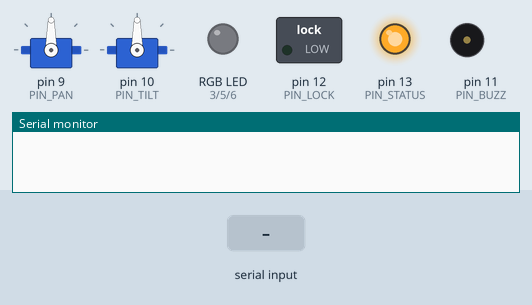
This sketch was run on a simulated Arduino Uno, built with avr-gcc and run on an emulated ATmega328P. Parts: 2 × servo, switched loads named in the sketch (green lamp = pin HIGH), an RGB LED mixed from three pins (HIGH = lit), output pins drawn as LEDs (lit = HIGH), buzzer (waves = sounding), the last lines printed to the serial monitor. The inputs (shaded band) are chosen by the test bench.

Above: at 0.01 s.
At 1.4 s:
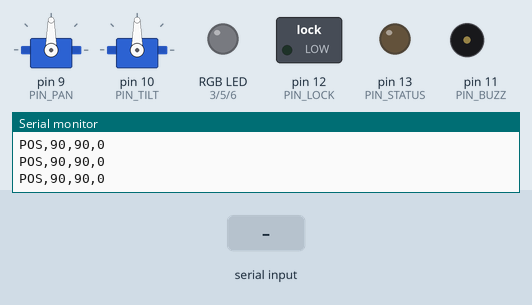
1.5 s: "BUZZ,150\n" received over Serial
At 1.55 s:
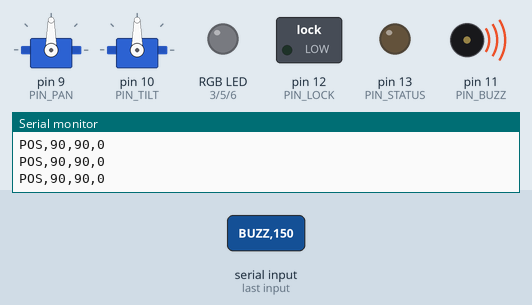
3.2 s: "PING,1\n" received over Serial
4.7 s: "T,1\n" received over Serial
Timing chart, 0 to 7.7 s (numbered marks = the images above; inputs shaded):
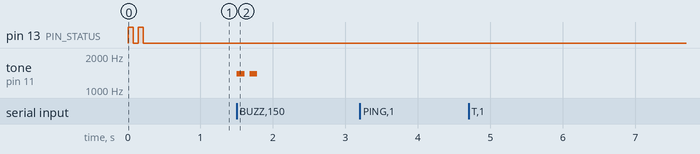

Measured:
- after the input at 1.5 s, tone on pin 11 (PIN_BUZZ): alternates 1397 Hz for 0.11 s and silent for 0.07 s, 4 changes in all, then stays silent, starting at once

The sketch:

aim_bot_warna.ino
```cpp
/*
  ============================================================
  AimBot Warna - Firmware Arduino Uno/Nano (AVR)
  Robot Pembidik Sasaran: PC (Python/OpenCV) mendeteksi WARNA,
  Arduino menjalankan PID pan-tilt + umpan balik LED & audio.
  Protokol v1 | Serial 115200 8N1 | tiap perintah diakhiri '\n'
  Hanya memakai library Servo bawaan; tanpa library tambahan.
  ============================================================

  WIRING (ringkas)
  ------------------------------------------------------------
  D9   -> servo PAN    (tengah 90, rentang 20..160)
  D10  -> servo TILT   (tengah 90, rentang 30..150)
  D3   -> LED RGB merah  (PWM)  \
  D5   -> LED RGB hijau  (PWM)   > katoda bersama (common CATHODE)
  D6   -> LED RGB biru   (PWM)  /
  D11  -> buzzer pasif   (tone)
  D12  -> LED LOCK       (HIGH saat warna terkunci)
  D13  -> LED status onboard
  5V/GND -> servo & modul (pakai catu terpisah bila perlu)
  ------------------------------------------------------------
  Catatan: tone() memakai Timer2 yang sama dengan PWM D3/D11;
           kanal merah dapat berkedip sesaat saat buzzer berbunyi.

  CONTOH PERINTAH (Serial Monitor: 115200, kirim dengan newline)
  ------------------------------------------------------------
  PING                      -> balasan PONG
  T,12,-5,2,88              -> err_x, err_y, color_id, conf
  CENTER                    -> reset PID, servo ke 90, LED mati
  BUZZ,3                    -> mainkan melodi warna 3 sekali
  RGB,255,0,0               -> set LED manual (0..255)
  GAIN,0.18,0.005,0.03      -> ubah Kp,Ki,Kd saat jalan
  ------------------------------------------------------------
  BALASAN: EVT,COLOR,<id>,<nama> | POS,<pan>,<tilt>,<id> | LOG,<pesan>
*/

#include <Servo.h>
#include <string.h>   // strtok, strcmp
#include <stdlib.h>   // atof, atoi

// ---- Pin ----
#define PIN_PAN     9
#define PIN_TILT    10
#define PIN_R       3
#define PIN_G       5
#define PIN_B       6
#define PIN_BUZZ    11
#define PIN_LOCK    12
#define PIN_STATUS  13

// ---- Batas sudut servo (derajat) ----
#define PAN_CENTER  90
#define PAN_MIN     20
#define PAN_MAX     160
#define TILT_CENTER 90
#define TILT_MIN    30
#define TILT_MAX    150

// ---- Waktu (ms) ----
#define PID_DT      20      // interval PID tetap
#define TELE_DT     200     // interval telemetri
#define TIMEOUT_T   1500    // failsafe bila tak ada perintah T

// ---- PID: default stabil, mudah diubah di sini ----
#define KP_DEFAULT  0.18f
#define KI_DEFAULT  0.005f
#define KD_DEFAULT  0.03f
#define I_LIMIT     2000.0f // clamp integral (anti-windup)
#define SLEW_MAX    3.0f    // perubahan sudut maks per siklus (derajat)
#define SLEW_RETURN 1.0f    // langkah kembali ke tengah saat timeout
#define ARAH_PAN    1       // ganti ke -1 bila arah servo terbalik
#define ARAH_TILT   1

// ---- Histeresis warna ----
#define CONF_MIN    45      // conf minimum agar warna dianggap valid
#define KONFIRMASI  3       // jumlah perintah T identik sebelum berubah
#define COLOR_COUNT 13   // id 0 = tidak ada, 1..12 = tabel warna lengkap

// ---- Serial & melodi ----
#define BUF_MAX     64
#define MAX_STEPS   12

// ============================================================
// Tabel warna: id, nama, nada dasar (Hz), LED R,G,B, jumlah beep.
// HARUS sama dengan config/colors.json (single source of truth).
// ID 10-12 (putih/hitam/abu) = grup netral, aktif di mode FULL WARNA web.
// ============================================================
struct Warna {
  byte id;
  const char* nama;
  unsigned int nada;
  byte r, g, b;
  byte beeps;
};

const Warna warna[COLOR_COUNT] = {
  {0,  "Tidak ada",    0,   0,   0,   0, 0},
  {1,  "Merah",      440, 255,  25,  25, 1},
  {2,  "Hijau",      523,  25, 255,  60, 2},
  {3,  "Biru",       587,  25,  90, 255, 3},
  {4,  "Kuning",     659, 255, 210,  25, 4},
  {5,  "Oranye",     698, 255, 130,  20, 5},
  {6,  "Ungu",       784, 170,  45, 255, 6},
  {7,  "Cyan",       880,  25, 220, 230, 1},
  {8,  "Magenta",    988, 255,  60, 180, 2},
  {9,  "Coklat",    1047, 110,  65,  35, 3},
  {10, "Putih",     1175, 240, 240, 240, 4},
  {11, "Hitam",     1319,  20,  20,  20, 5},
  {12, "Abu",       1397, 128, 128, 128, 6}
};

// ============================================================
// Variabel global
// ============================================================
Servo servoPan, servoTilt;

float Kp = KP_DEFAULT, Ki = KI_DEFAULT, Kd = KD_DEFAULT;

float panAngle  = PAN_CENTER, tiltAngle = TILT_CENTER;
float errX = 0, errY = 0;                  // error ternormalisasi -100..100
float integX = 0, integY = 0;
float prevErrX = 0, prevErrY = 0;

int  currentColorId = 0;                   // warna yang sudah disahkan
int  candidateId = -1;                     // kandidat untuk konfirmasi
byte candidateCount = 0;

unsigned long lastTCmd = 0;                // waktu perintah T terakhir
unsigned long lastPid  = 0;
unsigned long lastTele = 0;
bool timeoutAktif = false;

// Pembaca baris Serial (char array, bukan String)
char lineBuf[BUF_MAX + 1];
byte lineLen = 0;
bool lineOverflow = false;
bool lineReady = false;

// Mesin melodi non-blocking
unsigned int stepFreq[MAX_STEPS];         // 0 = jeda (silent)
unsigned int stepDur[MAX_STEPS];          // durasi langkah (ms)
byte stepLen = 0, stepIdx = 0;
unsigned long stepMulai = 0;
bool melodiAktif = false;

// ============================================================
// Keluaran: LED, event, reset
// ============================================================

// Katoda bersama: nilai PWM = terang langsung (255 = menyala penuh).
void setColorLED(int id) {
  analogWrite(PIN_R, warna[id].r);
  analogWrite(PIN_G, warna[id].g);
  analogWrite(PIN_B, warna[id].b);
}

void sendColorEvent(int id) {
  Serial.print(F("EVT,COLOR,"));
  Serial.print(id);
  Serial.print(',');
  Serial.println(warna[id].nama);
}

void resetPID() {
  errX = errY = 0;
  integX = integY = 0;
  prevErrX = prevErrY = 0;
}

void resetKonfirmasi() {
  candidateId = -1;
  candidateCount = 0;
}

// ============================================================
// Melodi: state machine millis(), tanpa delay(), PID tetap jalan
//   id 1..5 : jumlah beep = id pada nada dasar
//   id 6    : arpeggio naik-turun (pola berbeda)
//   id 0    : mati
// ============================================================
void stopMelody() {
  melodiAktif = false;
  noTone(PIN_BUZZ);
}

void startMelody(int id) {
  noTone(PIN_BUZZ);
  melodiAktif = false;
  if (id <= 0 || id >= COLOR_COUNT) return;

  unsigned int f0 = warna[id].nada;
  stepLen = 0;

  if (id == 6) {
    const unsigned int arp[6] = {
      f0, (unsigned)(f0 * 5 / 4), (unsigned)(f0 * 3 / 2),
      (unsigned)(f0 * 2), (unsigned)(f0 * 3 / 2), (unsigned)(f0 * 5 / 4)
    };
    for (byte i = 0; i < 6; i++) {
      stepFreq[stepLen] = arp[i];  stepDur[stepLen++] = 90;
      stepFreq[stepLen] = 0;      stepDur[stepLen++] = 45;  // jeda
    }
  } else {
    // Pakai jumlah beep dari tabel (bukan dari id) supaya ID 7..12 tidak
    // menulis melebihi MAX_STEPS. 2 langkah per beep -> maksimal 6 beep.
    byte n = warna[id].beeps;
    if (n > MAX_STEPS / 2) n = MAX_STEPS / 2;
    for (byte i = 0; i < n; i++) {
      stepFreq[stepLen] = f0;      stepDur[stepLen++] = 110;
      stepFreq[stepLen] = 0;      stepDur[stepLen++] = 70;  // jeda antar beep
    }
  }

  stepIdx = 0;
  stepMulai = millis();
  melodiAktif = true;
  tone(PIN_BUZZ, stepFreq[0]);            // nada pertama langsung
}

// Ganti nada bila durasi langkah habis; dipanggil tiap loop().
void updateMelody() {
  if (!melodiAktif) return;
  unsigned long now = millis();
  if (now - stepMulai < stepDur[stepIdx]) return;
  noTone(PIN_BUZZ);
  stepIdx++;
  if (stepIdx >= stepLen) { melodiAktif = false; return; }
  stepMulai = now;
  if (stepFreq[stepIdx] > 0) tone(PIN_BUZZ, stepFreq[stepIdx]);
}

// Terapkan warna baru: LED, LOCK, melodi, dan EVT (sekali perubahan).
void applyColor(int id, bool emitEvt) {
  currentColorId = id;
  setColorLED(id);
  digitalWrite(PIN_LOCK, id > 0 ? HIGH : LOW);
  if (id > 0) startMelody(id);
  else stopMelody();
  if (emitEvt) sendColorEvent(id);
}

// Histeresis: conf >= 45, butuh 3 frame identik sebelum warna berubah.
void prosesFrame(int cid, int conf) {
  int observed;
  if (cid == 0) {
    observed = 0;                         // "tidak ada" selalu valid
  } else if (conf >= CONF_MIN) {
    observed = cid;
  } else {
    return;                               // frame kurang yakin, diabaikan
  }

  if (observed == candidateId) {
    if (candidateCount < KONFIRMASI) candidateCount++;
  } else {
    candidateId = observed;
    candidateCount = 1;
  }

  if (candidateCount >= KONFIRMASI && observed != currentColorId) {
    applyColor(observed, true);
  }
}

// ============================================================
// Parser perintah: strtok pada char array (heap tidak terfragmentasi)
// ============================================================
void parseCommand(char* line) {
  char* cmd = strtok(line, ",");
  if (cmd == NULL) return;

  if (strcmp(cmd, "PING") == 0) {
    Serial.println(F("PONG"));

  } else if (strcmp(cmd, "T") == 0) {
    char* sx = strtok(NULL, ",");
    char* sy = strtok(NULL, ",");
    char* sc = strtok(NULL, ",");
    char* sf = strtok(NULL, ",");
    if (!sx || !sy || !sc || !sf) { Serial.println(F("LOG,T format salah")); return; }
    errX = constrain(atof(sx), -100.0f, 100.0f);
    errY = constrain(atof(sy), -100.0f, 100.0f);
    int cid  = constrain(atoi(sc), 0, COLOR_COUNT - 1);
    int conf = constrain(atoi(sf), 0, 100);
    lastTCmd = millis();                  // tanda ada data T baru
    prosesFrame(cid, conf);

  } else if (strcmp(cmd, "CENTER") == 0) {
    resetPID();
    panAngle = PAN_CENTER;
    tiltAngle = TILT_CENTER;
    servoPan.write(PAN_CENTER);
    servoTilt.write(TILT_CENTER);
    resetKonfirmasi();
    applyColor(0, currentColorId != 0);  // LED mati + EVT bila warna berubah

  } else if (strcmp(cmd, "BUZZ") == 0) {
    char* sc = strtok(NULL, ",");
    if (!sc) { Serial.println(F("LOG,BUZZ butuh color_id")); return; }
    startMelody(constrain(atoi(sc), 0, COLOR_COUNT - 1));

  } else if (strcmp(cmd, "RGB") == 0) {
    char* sr = strtok(NULL, ",");
    char* sg = strtok(NULL, ",");
    char* sb = strtok(NULL, ",");
    if (!sr || !sg || !sb) { Serial.println(F("LOG,RGB butuh 3 nilai")); return; }
    analogWrite(PIN_R, constrain(atoi(sr), 0, 255));
    analogWrite(PIN_G, constrain(atoi(sg), 0, 255));
    analogWrite(PIN_B, constrain(atoi(sb), 0, 255));

  } else if (strcmp(cmd, "GAIN") == 0) {
    char* skp = strtok(NULL, ",");
    char* ski = strtok(NULL, ",");
    char* skd = strtok(NULL, ",");
    if (!skp || !ski || !skd) { Serial.println(F("LOG,GAIN butuh 3 nilai")); return; }
    Kp = constrain(atof(skp), 0.0f, 5.0f);
    Ki = constrain(atof(ski), 0.0f, 5.0f);
    Kd = constrain(atof(skd), 0.0f, 5.0f);
    Serial.println(F("LOG,gain diperbarui"));

  } else {
    Serial.print(F("LOG,perintah tak dikenal: "));
    Serial.println(cmd);
  }
}

// Baca per karakter: '\r' diabaikan, panjang buffer dibatasi (anti-overflow).
void readSerial() {
  while (Serial.available()) {
    char c = (char)Serial.read();
    if (c == '\r') continue;
    if (c == '\n') {
      if (!lineOverflow) {
        lineBuf[lineLen] = '\0';
        lineReady = true;                 // satu baris siap diproses
      }
      lineLen = 0;
      lineOverflow = false;
      return;                            // jangan proses 2 baris sekaligus
    }
    if (lineLen < BUF_MAX) lineBuf[lineLen++] = c;
    else lineOverflow = true;            // kelebihan: baris dibuang
  }
}

// ============================================================
// PID, telemetri, failsafe
// ============================================================

// PID inkremental: error ternormalisasi (-100..100) -> koreksi derajat servo.
void updatePID() {
  if (currentColorId == 0) {            // tak ada sasaran: tahan, integral direset
    integX = integY = 0;
    prevErrX = errX;
    prevErrY = errY;
    return;
  }
  const float dt = PID_DT / 1000.0f;    // 0,02 s

  integX = constrain(integX + errX * dt, -I_LIMIT, I_LIMIT);   // anti-windup
  float ux = Kp * errX + Ki * integX + Kd * ((errX - prevErrX) / dt);
  ux = constrain(ux, -SLEW_MAX, SLEW_MAX);                    // clamp + slew rate
  prevErrX = errX;

  integY = constrain(integY + errY * dt, -I_LIMIT, I_LIMIT);
  float uy = Kp * errY + Ki * integY + Kd * ((errY - prevErrY) / dt);
  uy = constrain(uy, -SLEW_MAX, SLEW_MAX);
  prevErrY = errY;

  panAngle  = constrain(panAngle  + ARAH_PAN  * ux, PAN_MIN,  PAN_MAX);
  tiltAngle = constrain(tiltAngle + ARAH_TILT * uy, TILT_MIN, TILT_MAX);
  servoPan.write((int)panAngle);
  servoTilt.write((int)tiltAngle);
}

void sendTelemetry() {
  Serial.print(F("POS,"));
  Serial.print((int)panAngle);
  Serial.print(',');
  Serial.print((int)tiltAngle);
  Serial.print(',');
  Serial.println(currentColorId);
}

float mendekati(float v, float target, float langkah) {
  if (v < target) return min(v + langkah, target);
  if (v > target) return max(v - langkah, target);
  return v;
}

// Tanpa perintah T > TIMEOUT_T: matikan output, LOG sekali (tidak spam).
// Pergerakan kembali ke 90 dilakukan di tick PID pada loop().
void failsafe(unsigned long now) {
  bool habis = (now - lastTCmd > TIMEOUT_T);
  if (habis && !timeoutAktif) {
    timeoutAktif = true;
    applyColor(0, currentColorId != 0);   // LED/LOCK/buzzer mati + EVT ke 0
    resetKonfirmasi();
    resetPID();
    Serial.println(F("LOG,timeout"));
  } else if (!habis && timeoutAktif) {
    timeoutAktif = false;
    Serial.println(F("LOG,sinyal kembali"));
  }
}

// ============================================================
// Startup
// ============================================================
void setup() {
  Serial.begin(115200);

  pinMode(PIN_R, OUTPUT);
  pinMode(PIN_G, OUTPUT);
  pinMode(PIN_B, OUTPUT);
  pinMode(PIN_BUZZ, OUTPUT);
  pinMode(PIN_LOCK, OUTPUT);
  pinMode(PIN_STATUS, OUTPUT);

  servoPan.attach(PIN_PAN);
  servoTilt.attach(PIN_TILT);
  servoPan.write(PAN_CENTER);
  servoTilt.write(TILT_CENTER);

  setColorLED(0);
  digitalWrite(PIN_LOCK, LOW);
  digitalWrite(PIN_STATUS, LOW);

  // Kedip D13 singkat; delay hanya di setup, tidak pernah di loop().
  for (byte i = 0; i < 2; i++) {
    digitalWrite(PIN_STATUS, HIGH);
    delay(70);
    digitalWrite(PIN_STATUS, LOW);
    delay(70);
  }

  Serial.println(F("LOG,AimBot Warna siap"));
  Serial.println(F("LOG,PROTOCOL,1"));

  lastTCmd = millis();   // cegah timeout langsung sehabis boot
  lastPid  = lastTCmd;
  lastTele = lastTCmd;
}

// ============================================================
// Loop utama: tanpa delay(), semua dijadwalkan lewat millis()
// ============================================================
void loop() {
  readSerial();
  if (lineReady) {
    lineReady = false;
    parseCommand(lineBuf);
  }

  unsigned long now = millis();   // diambil setelah parsing agar now >= lastTCmd

  failsafe(now);
  updateMelody();                 // tidak pernah mem-blok PID

  if (now - lastPid >= PID_DT) {
    lastPid = now;
    if (timeoutAktif) {
      // Kembali perlahan ke tengah saat failsafe.
      panAngle  = mendekati(panAngle,  PAN_CENTER,  SLEW_RETURN);
      tiltAngle = mendekati(tiltAngle, TILT_CENTER, SLEW_RETURN);
      servoPan.write((int)panAngle);
      servoTilt.write((int)tiltAngle);
    } else {
      updatePID();
    }
  }

  if (now - lastTele >= TELE_DT) {
    lastTele = now;
    sendTelemetry();
  }
}
```
